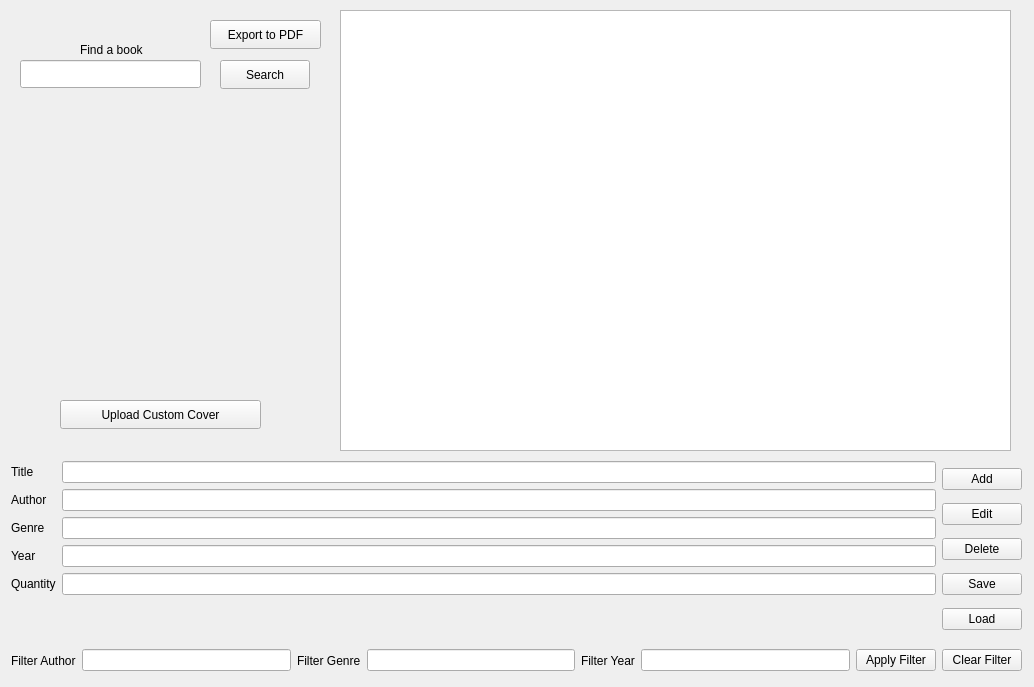
<?xml version="1.0" encoding="UTF-8"?>
<ui version="4.0">
 <class>MainWindow</class>
 <widget class="QMainWindow" name="MainWindow">
  <property name="geometry">
   <rect>
    <x>0</x>
    <y>0</y>
    <width>1034</width>
    <height>687</height>
   </rect>
  </property>
  <property name="windowTitle">
   <string>Book Manager</string>
  </property>
  <widget class="QWidget" name="centralwidget">
   <widget class="QFrame" name="verticalFrame">
    <property name="geometry">
     <rect>
      <x>10</x>
      <y>10</y>
      <width>1001</width>
      <height>441</height>
     </rect>
    </property>
    <widget class="QLineEdit" name="searchEdit">
     <property name="geometry">
      <rect>
       <x>10</x>
       <y>50</y>
       <width>181</width>
       <height>28</height>
      </rect>
     </property>
    </widget>
    <widget class="QPushButton" name="searchButton">
     <property name="geometry">
      <rect>
       <x>210</x>
       <y>50</y>
       <width>90</width>
       <height>29</height>
      </rect>
     </property>
     <property name="text">
      <string>Search</string>
     </property>
    </widget>
    <widget class="QPushButton" name="uploadCoverButton">
     <property name="geometry">
      <rect>
       <x>50</x>
       <y>390</y>
       <width>201</width>
       <height>29</height>
      </rect>
     </property>
     <property name="text">
      <string>Upload Custom Cover</string>
     </property>
    </widget>
    <widget class="QTableWidget" name="tableWidget">
     <property name="geometry">
      <rect>
       <x>330</x>
       <y>0</y>
       <width>671</width>
       <height>441</height>
      </rect>
     </property>
    </widget>
    <widget class="QLabel" name="coverLabel">
     <property name="geometry">
      <rect>
       <x>62</x>
       <y>109</y>
       <width>181</width>
       <height>241</height>
      </rect>
     </property>
     <property name="text">
      <string/>
     </property>
    </widget>
    <widget class="QLabel" name="label">
     <property name="geometry">
      <rect>
       <x>70</x>
       <y>30</y>
       <width>81</width>
       <height>20</height>
      </rect>
     </property>
     <property name="text">
      <string>Find a book</string>
     </property>
    </widget>
    <widget class="QPushButton" name="exportPdfButton">
     <property name="geometry">
      <rect>
       <x>200</x>
       <y>10</y>
       <width>111</width>
       <height>29</height>
      </rect>
     </property>
     <property name="text">
      <string>Export to PDF</string>
     </property>
    </widget>
   </widget>
   <widget class="QWidget" name="layoutWidget">
    <property name="geometry">
     <rect>
      <x>11</x>
      <y>461</y>
      <width>1011</width>
      <height>177</height>
     </rect>
    </property>
    <layout class="QHBoxLayout" name="inputLayout">
     <item>
      <layout class="QFormLayout" name="formLayout">
       <item row="0" column="0">
        <widget class="QLabel" name="labelTitle">
         <property name="text">
          <string>Title</string>
         </property>
        </widget>
       </item>
       <item row="0" column="1">
        <widget class="QLineEdit" name="titleEdit"/>
       </item>
       <item row="1" column="0">
        <widget class="QLabel" name="labelAuthor">
         <property name="text">
          <string>Author</string>
         </property>
        </widget>
       </item>
       <item row="1" column="1">
        <widget class="QLineEdit" name="authorEdit"/>
       </item>
       <item row="2" column="0">
        <widget class="QLabel" name="labelGenre">
         <property name="text">
          <string>Genre</string>
         </property>
        </widget>
       </item>
       <item row="2" column="1">
        <widget class="QLineEdit" name="genreEdit"/>
       </item>
       <item row="3" column="0">
        <widget class="QLabel" name="labelYear">
         <property name="text">
          <string>Year</string>
         </property>
        </widget>
       </item>
       <item row="3" column="1">
        <widget class="QLineEdit" name="yearEdit"/>
       </item>
       <item row="4" column="0">
        <widget class="QLabel" name="labelQuantity">
         <property name="text">
          <string>Quantity</string>
         </property>
        </widget>
       </item>
       <item row="4" column="1">
        <widget class="QLineEdit" name="quantityEdit"/>
       </item>
      </layout>
     </item>
     <item>
      <layout class="QVBoxLayout" name="buttonsLayout">
       <item>
        <widget class="QPushButton" name="addButton">
         <property name="text">
          <string>Add</string>
         </property>
        </widget>
       </item>
       <item>
        <widget class="QPushButton" name="editButton">
         <property name="text">
          <string>Edit</string>
         </property>
        </widget>
       </item>
       <item>
        <widget class="QPushButton" name="deleteButton">
         <property name="text">
          <string>Delete</string>
         </property>
        </widget>
       </item>
       <item>
        <widget class="QPushButton" name="saveButton">
         <property name="text">
          <string>Save</string>
         </property>
        </widget>
       </item>
       <item>
        <widget class="QPushButton" name="loadButton">
         <property name="text">
          <string>Load</string>
         </property>
        </widget>
       </item>
      </layout>
     </item>
    </layout>
   </widget>
   <widget class="QWidget" name="layoutWidget">
    <property name="geometry">
     <rect>
      <x>11</x>
      <y>645</y>
      <width>1011</width>
      <height>31</height>
     </rect>
    </property>
    <layout class="QHBoxLayout" name="filterLayout">
     <item>
      <widget class="QLabel" name="labelAuthorFilter">
       <property name="text">
        <string>Filter Author</string>
       </property>
      </widget>
     </item>
     <item>
      <widget class="QLineEdit" name="authorFilterEdit"/>
     </item>
     <item>
      <widget class="QLabel" name="labelGenreFilter">
       <property name="text">
        <string>Filter Genre</string>
       </property>
      </widget>
     </item>
     <item>
      <widget class="QLineEdit" name="genreFilterEdit"/>
     </item>
     <item>
      <widget class="QLabel" name="labelYearFilter">
       <property name="text">
        <string>Filter Year</string>
       </property>
      </widget>
     </item>
     <item>
      <widget class="QLineEdit" name="yearFilterEdit"/>
     </item>
     <item>
      <widget class="QPushButton" name="filterButton">
       <property name="text">
        <string>Apply Filter</string>
       </property>
      </widget>
     </item>
     <item>
      <widget class="QPushButton" name="clearFilterButton">
       <property name="text">
        <string>Clear Filter</string>
       </property>
      </widget>
     </item>
    </layout>
   </widget>
   <zorder>layoutWidget</zorder>
   <zorder>layoutWidget</zorder>
   <zorder>verticalFrame</zorder>
  </widget>
 </widget>
 <resources/>
 <connections/>
</ui>
